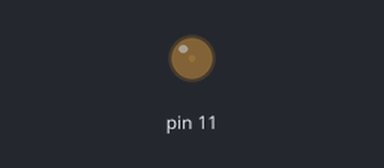
Bench run of a sketch on a simulated Arduino Uno, built with avr-gcc and run on an emulated ATmega328P. Parts: output pins drawn as LEDs (lit = HIGH).

Above: at 0.05 s.
At 1.5 s:
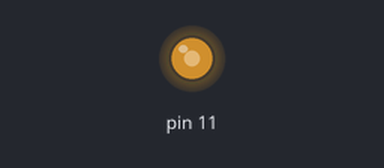
At 2.2 s:
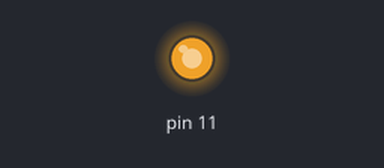
At 2.95 s:
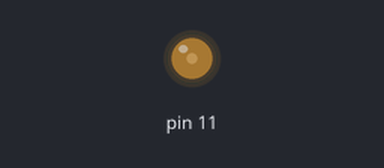
Timing chart, 0 to 7.1 s (numbered marks = the images above):
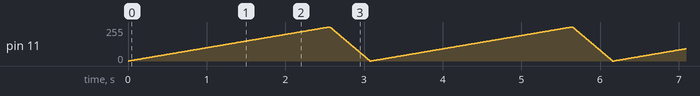

The sketch:

Gradual.ino
```cpp
//LED brightness gradually increases from 0 to 255 then 0 abruptly

void setup() {
  pinMode(11, OUTPUT);

}

void loop() {
  for (int i = 0; i < 256; i++){
    analogWrite(11, i);
    delay(10);
  }
  for (int i = 255; i >= 0; i-= 5){
    analogWrite(11, i);
    delay(10);
  }

}
```
